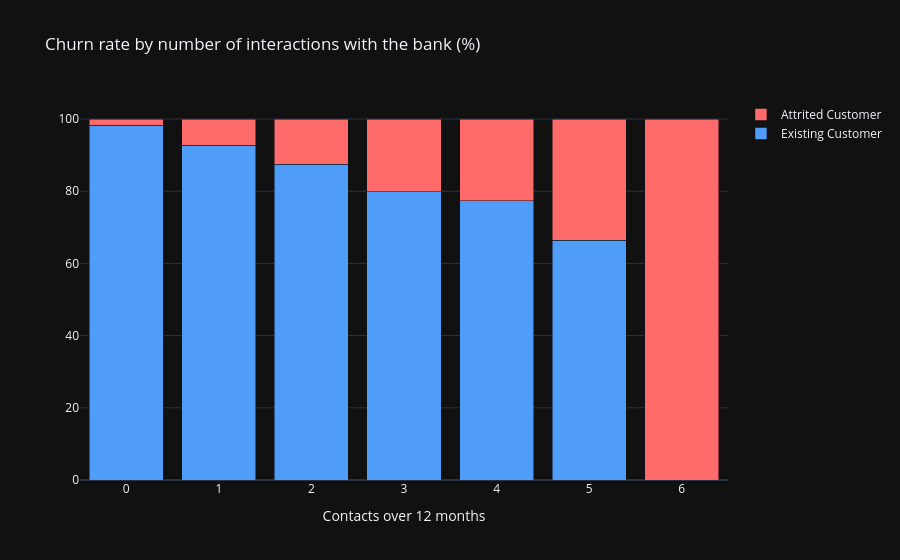

Source (notebook cell):
### Code cell
contacts = mainData.groupby(["Contacts_Count_12_mon", "Attrition_Flag"]).size().unstack(fill_value=0)
contacts_pct = contacts.div(contacts.sum(axis=1), axis=0) * 100

fig6 = go.Figure()
for col, color in [("Existing Customer", "#4F9CF9"), ("Attrited Customer", "#FF6B6B")]:
    if col in contacts_pct.columns:
        fig6.add_trace(go.Bar(x=contacts_pct.index, y=contacts_pct[col], name=col, marker_color=color))
fig6.update_layout(barmode="stack", title="Churn rate by number of interactions with the bank (%)",
                   xaxis_title="Contacts over 12 months", template="plotly_dark")
fig6.show()

### Figure 1 — Plotly figure (JSON) as saved in the notebook; plotly's stock layout.template omitted (floating-point values rounded to 4 significant figures)
{"data": [{"marker": {"color": "#4F9CF9"}, "name": "Existing Customer", "type": "bar", "x": [0, 1, 2, 3, 4, 5, 6], "y": [98.25, 92.8, 87.51, 79.85, 77.37, 66.48, 0.0]}, {"marker": {"color": "#FF6B6B"}, "name": "Attrited Customer", "type": "bar", "x": [0, 1, 2, 3, 4, 5, 6], "y": [1.754, 7.205, 12.49, 20.15, 22.63, 33.52, 100.0]}], "layout": {"barmode": "stack", "title": {"text": "Churn rate by number of interactions with the bank (%)"}, "xaxis": {"title": {"text": "Contacts over 12 months"}}}}
